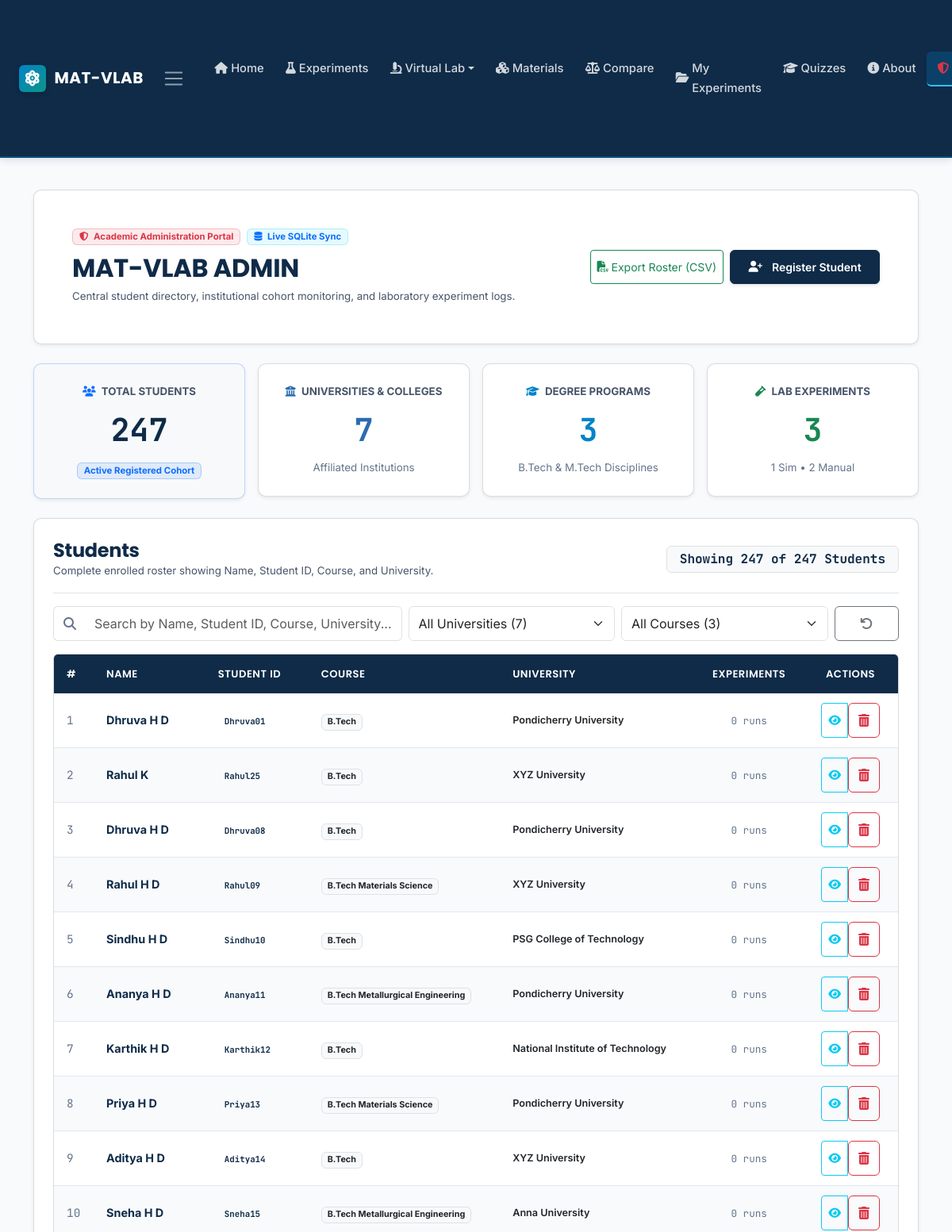
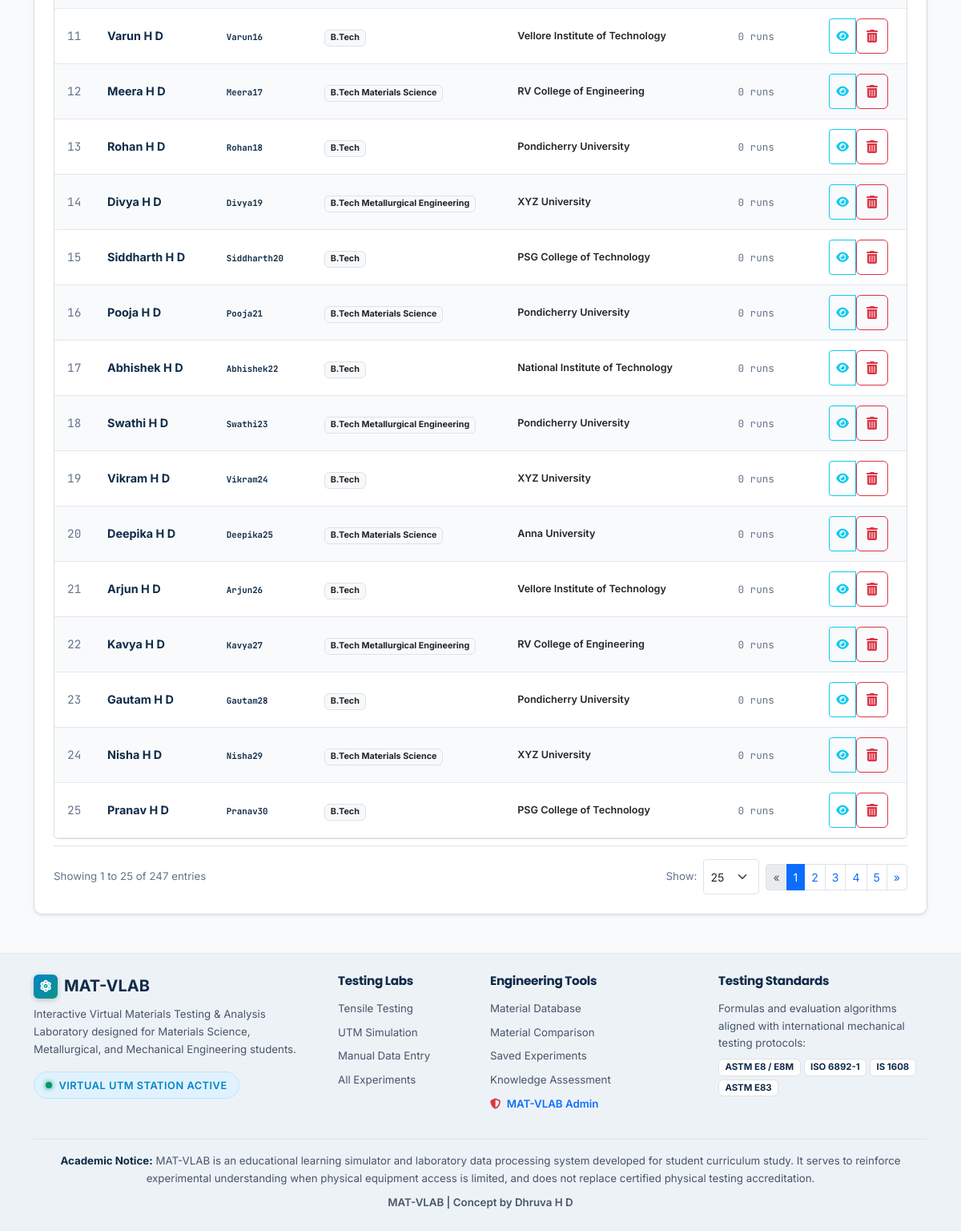
The app's page /admin/students with its own data (2 pictures, top to bottom).
### tables this page shows
CREATE TABLE students (
        id INTEGER PRIMARY KEY AUTOINCREMENT,
        student_id TEXT UNIQUE NOT NULL COLLATE NOCASE,
        name TEXT NOT NULL,
        course TEXT NOT NULL,
        university TEXT NOT NULL,
        created_at TIMESTAMP DEFAULT CURRENT_TIMESTAMP
    );

### app.py (the view)
@app.route('/admin')
@app.route('/admin/students')
def admin_dashboard():
    search_q = request.args.get('q', '').strip()
    selected_uni = request.args.get('university', '').strip()
    selected_course = request.args.get('course', '').strip()
    stats = get_admin_stats()
    students = get_all_students(
        search_query=search_q if search_q else None,
        university=selected_uni if selected_uni and selected_uni != 'ALL' else None,
        course=selected_course if selected_course and selected_course != 'ALL' else None
    )
    return render_template(
        'admin.html',
        active_page='admin',
        stats=stats,
        students=students,
        total_students=len(students),
        all_students_count=stats['total_students'],
        search_q=search_q,
        selected_uni=selected_uni,
        selected_course=selected_course
    )

### templates/admin.html (shortened to what this page needs)
{% extends "base.html" %}
{% block content %}
<div class="container py-4">
  <div class="lab-card p-4 p-md-5 mb-4 border border-secondary border-opacity-25 shadow-sm">
    <div class="d-flex justify-content-between align-items-center flex-wrap gap-3">
      <div>
        <div class="d-flex align-items-center gap-2 mb-2">
          <span class="badge bg-danger bg-opacity-10 text-danger border border-danger border-opacity-25 px-2 py-1 fw-bold">
            <i class="fas fa-shield-alt me-1"></i> Academic Administration Portal
          </span>
          <span class="badge bg-info bg-opacity-10 text-primary border border-info border-opacity-25 px-2 py-1">
            <i class="fas fa-database me-1"></i> Live SQLite Sync
          </span>
        </div>
        <h1 class="fw-bold text-navy fs-2 mb-1">MAT-VLAB ADMIN</h1>
        <p class="text-secondary small mb-0">
          Central student directory, institutional cohort monitoring, and laboratory experiment logs.
        </p>
      </div>
      <div class="d-flex flex-wrap gap-2">
        <a href="{{ url_for('admin_export_csv') }}" class="btn btn-sm btn-outline-success">
          <i class="fas fa-file-csv me-1"></i> Export Roster (CSV)
        </a>
        <a href="{{ url_for('register') }}" class="btn btn-sm btn-lab-primary">
          <i class="fas fa-user-plus me-1"></i> Register Student
        </a>
      </div>
    </div>
  </div>
  <div class="row g-3 mb-4">
    <div class="col-sm-6 col-lg-3">
      <div class="lab-card p-4 border border-primary border-opacity-25 shadow-sm text-center bg-light">
        <div class="text-secondary small fw-bold text-uppercase mb-1 tracking-wider">
          <i class="fas fa-users me-1 text-primary"></i> Total Students
        </div>
        <div class="fs-1 fw-bold text-navy font-mono mb-1" id="totalStudentsStat">
          {{ all_students_count }}
        </div>
        <div class="badge bg-primary bg-opacity-10 text-primary border border-primary border-opacity-25 px-2 py-1 small">
          Active Registered Cohort
        </div>
      </div>
    </div>
    <div class="col-sm-6 col-lg-3">
      <div class="lab-card p-4 border border-secondary border-opacity-25 shadow-sm text-center">
        <div class="text-secondary small fw-bold text-uppercase mb-1 tracking-wider">
          <i class="fas fa-university me-1 text-steel"></i> Universities &amp; Colleges
        </div>
        <div class="fs-1 fw-bold text-steel font-mono mb-1">
          {{ stats.total_universities }}
        </div>
        <div class="small text-muted">Affiliated Institutions</div>
      </div>
    </div>
    <div class="col-sm-6 col-lg-3">
      <div class="lab-card p-4 border border-secondary border-opacity-25 shadow-sm text-center">
        <div class="text-secondary small fw-bold text-uppercase mb-1 tracking-wider">
          <i class="fas fa-graduation-cap me-1 text-cyan"></i> Degree Programs
        </div>
        <div class="fs-1 fw-bold text-cyan font-mono mb-1">
          {{ stats.total_courses }}
        </div>
        <div class="small text-muted">B.Tech &amp; M.Tech Disciplines</div>
      </div>
    </div>
    <div class="col-sm-6 col-lg-3">
      <div class="lab-card p-4 border border-secondary border-opacity-25 shadow-sm text-center">
        <div class="text-secondary small fw-bold text-uppercase mb-1 tracking-wider">
          <i class="fas fa-vial me-1 text-success"></i> Lab Experiments
        </div>
        <div class="fs-1 fw-bold text-success font-mono mb-1">
          {{ stats.total_experiments }}
        </div>
        <div class="small text-muted">{{ stats.sim_count }} Sim • {{ stats.manual_count }} Manual</div>
      </div>
    </div>
  </div>
  <div class="lab-card p-4 border border-secondary border-opacity-25 shadow-sm mb-4">
    <div class="d-flex justify-content-between align-items-center flex-wrap gap-3 pb-3 mb-3 border-bottom">
      <div>
        <h3 class="fw-bold text-navy fs-4 mb-0">Students</h3>
        <p class="text-secondary small mb-0">
          Complete enrolled roster showing Name, Student ID, Course, and University.
        </p>
      </div>
      <div>
        <span class="badge bg-light text-navy border px-3 py-2 fs-6 font-mono" id="showingCountBadge">
        </span>
      </div>
    </div>
    <div class="row g-2 mb-3">
      <div class="col-md-5">
        <div class="input-group">
          <span class="input-group-text bg-white border-end-0 text-muted">
            <i class="fas fa-search"></i>
          </span>
          <input
            type="text"
            class="form-control border-start-0"
            id="studentSearchInput"
            placeholder="Search by Name, Student ID, Course, University..."
            value="{{ search_q }}"
          >
        </div>
      </div>
      <div class="col-md-3">
        <select class="form-select" id="universityFilter">
          <option value="">All Universities ({{ stats.universities|length }})</option>
        </select>
      </div>
      <div class="col-md-3">
        <select class="form-select" id="courseFilter">
          <option value="">All Courses ({{ stats.courses|length }})</option>
        </select>
      </div>
      <div class="col-md-1">
        <button class="btn btn-outline-secondary w-100" id="resetFiltersBtn" title="Reset all filters">
          <i class="fas fa-undo"></i>
        </button>
      </div>
    </div>
    <div class="table-responsive rounded border border-secondary border-opacity-25">
      <table class="table table-lab table-hover align-middle mb-0" id="studentsRosterTable">
        <thead>
          <tr>
            <th style="width: 50px;">#</th>
            <th>Name</th>
            <th>Student ID</th>
            <th>Course</th>
            <th>University</th>
            <th class="text-center">Experiments</th>
            <th class="text-center" style="width: 120px;">Actions</th>
          </tr>
        </thead>
        <tbody id="studentsTableBody">
          {% for student in students %}
          <tr class="student-row"
              data-name="{{ student.name|lower }}"
              data-id="{{ student.student_id|lower }}"
              data-course="{{ student.course|lower }}"
              data-uni="{{ student.university|lower }}">
            <td class="font-mono text-muted small">{{ loop.index }}</td>
            <td>
              <div class="fw-bold text-navy student-name-cell">{{ student.name }}</div>
            </td>
            <td>
              <span class="badge bg-cyan text-navy font-mono fw-bold px-2 py-1">
                {{ student.student_id }}
              </span>
            </td>
            <td>
              <span class="badge bg-light text-dark border">{{ student.course }}</span>
            </td>
            <td>
              <div class="text-dark small fw-semibold">{{ student.university }}</div>
            </td>
            <td class="text-center">
              {% if student.experiment_count > 0 %}
              <span class="badge bg-success bg-opacity-10 text-success border border-success border-opacity-25 font-mono">
                {{ student.experiment_count }} runs
              </span>
              {% else %}
              <span class="text-muted small font-mono">0 runs</span>
              {% endif %}
            </td>
            <td class="text-center">
              <div class="btn-group btn-group-sm">
                <button type="button" class="btn btn-outline-info" title="View Student Info" onclick="showStudentModal('{{ student.name }}', '{{ student.student_id }}', '{{ student.course }}', '{{ student.university }}', '{{ student.experiment_count }}', '{{ student.created_at }}')">
                  <i class="fas fa-eye"></i>
                </button>
                <form action="{{ url_for('admin_delete_student', student_id=student.student_id) }}" method="POST" class="d-inline" onsubmit="return confirm('Are you sure you want to delete student account {{ student.student_id }}?');">
                  <button type="submit" class="btn btn-outline-danger" title="Remove Student">
                    <i class="fas fa-trash-alt"></i>
                  </button>
                </form>
              </div>
            </td>
          </tr>
          {% endfor %}
        </tbody>
      </table>
    </div>
    <div class="d-flex justify-content-between align-items-center flex-wrap gap-2 pt-3 mt-2 border-top">
      <div class="small text-muted" id="paginationSummary">
      </div>
      <div class="d-flex align-items-center gap-2">
        <label for="perPageSelect" class="small text-muted mb-0">Show:</label>
        <select class="form-select form-select-sm" id="perPageSelect" style="width: auto;">
          <option value="25" selected>25</option>
        </select>
        <nav aria-label="Student roster pagination">
          <ul class="pagination pagination-sm mb-0" id="paginationUl">
          </ul>
        </nav>
      </div>
    </div>
  </div>
</div>
{% endblock %}

### templates/base.html (shortened to what this page needs)
<!DOCTYPE html>
<html lang="en">
<head>
  <link href="https://cdn.jsdelivr.net/npm/bootstrap@5.3.3/dist/css/bootstrap.min.css" rel="stylesheet">
  <link rel="stylesheet" href="https://cdnjs.cloudflare.com/ajax/libs/font-awesome/6.5.1/css/all.min.css">
  <link rel="stylesheet" href="{{ url_for('static', filename='css/style.css') }}">
</head>
<body>
  <nav class="navbar navbar-expand-lg navbar-dark navbar-matvlab sticky-top">
    <div class="container-fluid px-2 px-sm-3 px-lg-4">
      <a class="navbar-brand" href="{{ url_for('index') }}">
        <div class="brand-icon">
          <i class="fas fa-atom"></i>
        </div>
        <span class="brand-text">MAT-VLAB</span>
      </a>
      <button class="navbar-toggler border-0 shadow-none px-2 py-1" type="button" data-bs-toggle="collapse" data-bs-target="#navbarMain" aria-controls="navbarMain" aria-expanded="false" aria-label="Toggle navigation" style="min-width: 44px; min-height: 44px; display: inline-flex; align-items: center; justify-content: center;">
        <span class="navbar-toggler-icon"></span>
      </button>
      <div class="collapse navbar-collapse" id="navbarMain">
        <ul class="navbar-nav me-auto mb-2 mb-lg-0 ms-lg-3">
          <li class="nav-item">
            <a class="nav-link {% if active_page == 'index' %}active{% endif %}" href="{{ url_for('index') }}">
              <i class="fas fa-home me-1"></i> Home
            </a>
          </li>
          <li class="nav-item">
            <a class="nav-link {% if active_page == 'experiments' or active_page == 'tensile' %}active{% endif %}" href="{{ url_for('experiments') }}">
              <i class="fas fa-flask me-1"></i> Experiments
            </a>
          </li>
          <li class="nav-item dropdown">
            <a class="nav-link dropdown-toggle {% if active_page == 'simulation' or active_page == 'manual' %}active{% endif %}" href="#" id="vlabDropdown" role="button" data-bs-toggle="dropdown" aria-expanded="false">
              <i class="fas fa-microscope me-1"></i> Virtual Lab
            </a>
          </li>
          <li class="nav-item">
            <a class="nav-link {% if active_page == 'materials' %}active{% endif %}" href="{{ url_for('materials') }}">
              <i class="fas fa-cubes me-1"></i> Materials
            </a>
          </li>
          <li class="nav-item">
            <a class="nav-link {% if active_page == 'compare' %}active{% endif %}" href="{{ url_for('compare') }}">
              <i class="fas fa-balance-scale me-1"></i> Compare
            </a>
          </li>
          <li class="nav-item">
            <a class="nav-link {% if active_page == 'my_experiments' %}active{% endif %}" href="{{ url_for('my_experiments') }}">
              <i class="fas fa-folder-open me-1"></i> My Experiments
            </a>
          </li>
          <li class="nav-item">
            <a class="nav-link {% if active_page == 'quizzes' %}active{% endif %}" href="{{ url_for('quizzes') }}">
              <i class="fas fa-graduation-cap me-1"></i> Quizzes
            </a>
          </li>
          <li class="nav-item">
            <a class="nav-link {% if active_page == 'about' %}active{% endif %}" href="{{ url_for('about') }}">
              <i class="fas fa-info-circle me-1"></i> About
            </a>
          </li>
          <li class="nav-item">
            <a class="nav-link {% if active_page == 'admin' %}active{% endif %}" href="{{ url_for('admin_dashboard') }}">
              <i class="fas fa-shield-alt me-1 text-danger"></i> Admin
            </a>
          </li>
        </ul>
      </div>
    </div>
  </nav>
  <main class="flex-grow-1">
    <div class="container pt-3">
    </div>
    {% block content %}{% endblock %}
  </main>
  <footer class="footer-matvlab">
    <div class="container py-4">
      <div class="row g-4">
        <div class="col-lg-4">
          <div class="d-flex align-items-center gap-2 mb-2">
            <div class="brand-icon" style="width: 30px; height: 30px; font-size: 0.95rem;">
              <i class="fas fa-atom"></i>
            </div>
            <span class="fw-bold fs-5 text-navy">MAT-VLAB</span>
          </div>
          <p class="text-secondary small mb-3">
          </p>
          <div class="badge-lab">
            <span class="badge-pulse"></span> Virtual UTM Station Active
          </div>
        </div>
        <div class="col-lg-2 col-6">
          <h6 class="footer-heading">Testing Labs</h6>
          <ul class="list-unstyled small mb-0">
            <li class="mb-2"><a href="{{ url_for('tensile_hub') }}" class="footer-link">Tensile Testing</a></li>
            <li class="mb-2"><a href="{{ url_for('simulation') }}" class="footer-link">UTM Simulation</a></li>
            <li class="mb-2"><a href="{{ url_for('manual_entry') }}" class="footer-link">Manual Data Entry</a></li>
            <li class="mb-2"><a href="{{ url_for('experiments') }}" class="footer-link">All Experiments</a></li>
          </ul>
        </div>
        <div class="col-lg-3 col-6">
          <h6 class="footer-heading">Engineering Tools</h6>
          <ul class="list-unstyled small mb-0">
            <li class="mb-2"><a href="{{ url_for('materials') }}" class="footer-link">Material Database</a></li>
            <li class="mb-2"><a href="{{ url_for('compare') }}" class="footer-link">Material Comparison</a></li>
            <li class="mb-2"><a href="{{ url_for('my_experiments') }}" class="footer-link">Saved Experiments</a></li>
            <li class="mb-2"><a href="{{ url_for('quizzes') }}" class="footer-link">Knowledge Assessment</a></li>
            <li class="mb-2"><a href="{{ url_for('admin_dashboard') }}" class="footer-link text-primary fw-semibold"><i class="fas fa-shield-alt text-danger me-1"></i> MAT-VLAB Admin</a></li>
          </ul>
        </div>
        <div class="col-lg-3">
          <h6 class="footer-heading">Testing Standards</h6>
          <p class="text-secondary small mb-2">
          </p>
          <div class="d-flex flex-wrap gap-1">
            <span class="badge bg-white text-navy border">ASTM E8 / E8M</span>
            <span class="badge bg-white text-navy border">ISO 6892-1</span>
            <span class="badge bg-white text-navy border">IS 1608</span>
            <span class="badge bg-white text-navy border">ASTM E83</span>
          </div>
        </div>
      </div>
      <div class="footer-disclaimer text-center mt-4 pt-3 border-top">
        <p class="mb-2 text-secondary small">
          <strong class="text-navy"></strong>
        </p>
        <p class="mb-0 text-secondary small fw-semibold">
        </p>
      </div>
    </div>
  </footer>
</body>
</html>

### records on screen
students: name "Dhruva H D", student_id "Dhruva01", course "B.Tech", university "Pondicherry University"
students: name "Rahul K", student_id "Rahul25", course "B.Tech", university "XYZ University"
students: name "Dhruva H D", student_id "Dhruva08", course "B.Tech", university "Pondicherry University"
students: name "Rahul H D", student_id "Rahul09", course "B.Tech Materials Science", university "XYZ University"
students: name "Sindhu H D", student_id "Sindhu10", course "B.Tech", university "PSG College of Technology"
students: name "Ananya H D", student_id "Ananya11", course "B.Tech Metallurgical Engineering", university "Pondicherry University"
students: name "Karthik H D", student_id "Karthik12", course "B.Tech", university "National Institute of Technology"
students: name "Priya H D", student_id "Priya13", course "B.Tech Materials Science", university "Pondicherry University"
students: name "Aditya H D", student_id "Aditya14", course "B.Tech", university "XYZ University"
students: name "Sneha H D", student_id "Sneha15", course "B.Tech Metallurgical Engineering", university "Anna University"
students: name "Varun H D", student_id "Varun16", course "B.Tech", university "Vellore Institute of Technology"
students: name "Meera H D", student_id "Meera17", course "B.Tech Materials Science", university "RV College of Engineering"
students: name "Rohan H D", student_id "Rohan18", course "B.Tech", university "Pondicherry University"
students: name "Divya H D", student_id "Divya19", course "B.Tech Metallurgical Engineering", university "XYZ University"
students: name "Siddharth H D", student_id "Siddharth20", course "B.Tech", university "PSG College of Technology"
students: name "Pooja H D", student_id "Pooja21", course "B.Tech Materials Science", university "Pondicherry University"
students: name "Abhishek H D", student_id "Abhishek22", course "B.Tech", university "National Institute of Technology"
students: name "Swathi H D", student_id "Swathi23", course "B.Tech Metallurgical Engineering", university "Pondicherry University"
students: name "Vikram H D", student_id "Vikram24", course "B.Tech", university "XYZ University"
students: name "Deepika H D", student_id "Deepika25", course "B.Tech Materials Science", university "Anna University"
students: name "Arjun H D", student_id "Arjun26", course "B.Tech", university "Vellore Institute of Technology"
students: name "Kavya H D", student_id "Kavya27", course "B.Tech Metallurgical Engineering", university "RV College of Engineering"
students: name "Gautam H D", student_id "Gautam28", course "B.Tech", university "Pondicherry University"
students: name "Nisha H D", student_id "Nisha29", course "B.Tech Materials Science", university "XYZ University"
students: name "Pranav H D", student_id "Pranav30", course "B.Tech", university "PSG College of Technology"

### other values on screen
{{ all_students_count }} "247"
{{ stats.total_universities }} "7"
{{ stats.total_courses }} "3"
{{ stats.total_experiments }} "3"
{{ stats.sim_count }} "1"
{{ stats.manual_count }} "2"
